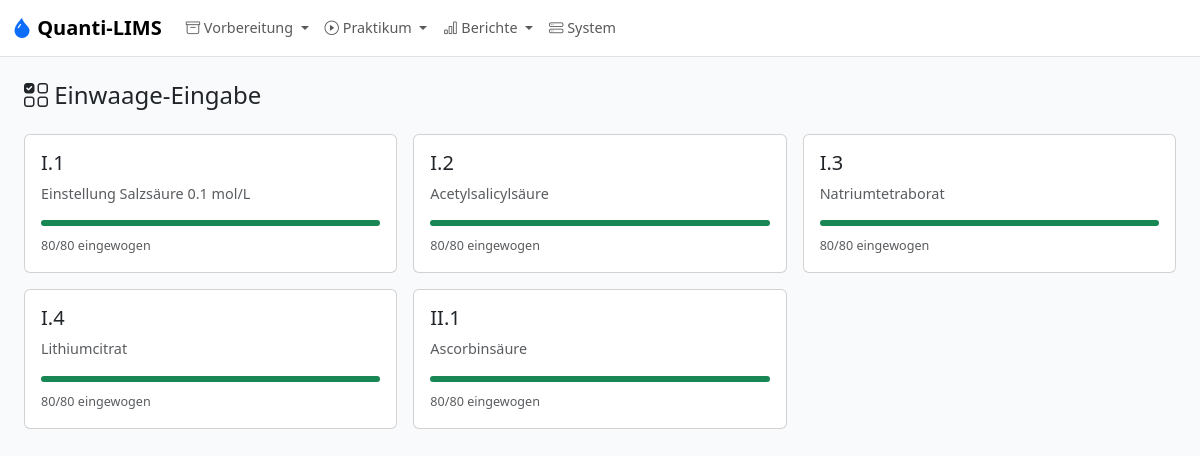
/ta/weighing, run on an earlier commit of the app's database.
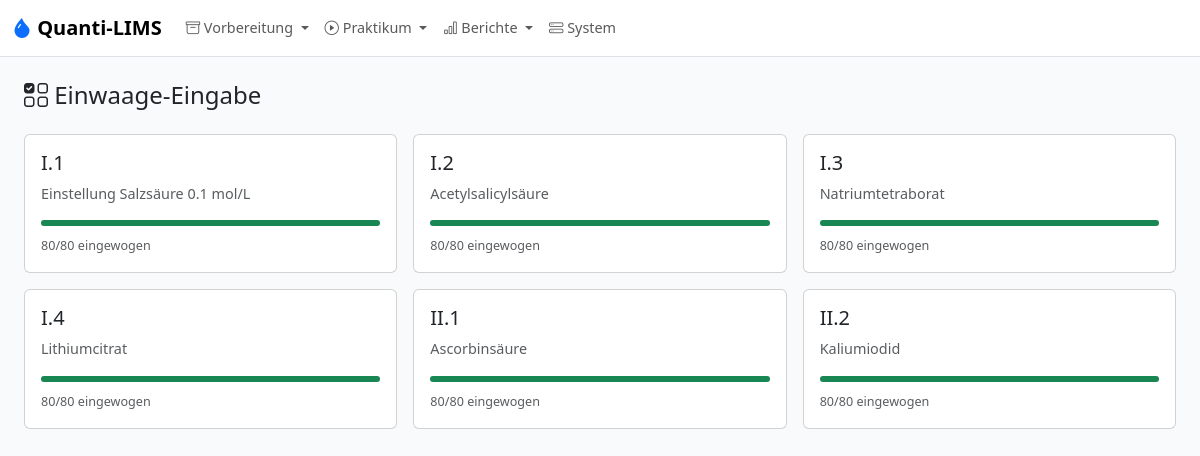
And on a later commit of the database.
### models.py (models this page shows, shortened)
class SampleBatch(db.Model):
    __tablename__ = "sample_batch"
    id = db.Column(db.Integer, primary_key=True)
    semester_id = db.Column(db.Integer, db.ForeignKey("semester.id"), nullable=False)
    analysis_id = db.Column(db.Integer, db.ForeignKey("analysis.id"), nullable=False)
    substance_lot_id = db.Column(db.Integer, db.ForeignKey("substance_lot.id"))
    blend_description = db.Column(db.String(500))
    gehalt_min_pct = db.Column(db.Float)
    n_extra_determinations = db.Column(db.Integer, nullable=False, default=1)
    mortar_loss_factor = db.Column(db.Float, nullable=False, default=1.1)
    target_m_s_min_g = db.Column(db.Float)
    target_m_ges_g = db.Column(db.Float)
    target_v_min_ml = db.Column(db.Float)
    target_v_max_ml = db.Column(db.Float)
    dilution_factor = db.Column(db.Float)
    dilution_solvent = db.Column(db.String(120))
    dilution_notes = db.Column(db.Text)
    titer = db.Column(db.Float, nullable=False, default=1.000)
    titer_source = db.Column(db.String(40), nullable=False, default="manual")
    titer_source_date = db.Column(db.String(20))
    titer_source_operator = db.Column(db.String(100))
    total_samples_prepared = db.Column(db.Integer, nullable=False)
    preparation_date = db.Column(db.String(20))
    prepared_by = db.Column(db.String(100))
    notes = db.Column(db.Text)
    position = db.Column(db.Integer, nullable=False, default=0)
    semester = db.relationship("Semester", back_populates="batches")
    analysis = db.relationship("Analysis", back_populates="batches")
    substance_lot = db.relationship("SubstanceLot", back_populates="batches")
    samples = db.relationship("Sample", back_populates="batch", order_by="Sample.running_number")
    __table_args__ = (db.UniqueConstraint("semester_id", "analysis_id"),)

class Analysis(db.Model):
    __tablename__ = "analysis"
    id = db.Column(db.Integer, primary_key=True)
    block_id = db.Column(db.Integer, db.ForeignKey("block.id"), nullable=False)
    code = db.Column(db.String(10), unique=True, nullable=False)
    ordinal = db.Column(db.Integer, nullable=False)
    name = db.Column(db.String(200), nullable=False)
    substance_id = db.Column(db.Integer, db.ForeignKey("substance.id"), nullable=False)
    k_determinations = db.Column(db.Integer, nullable=False, default=3)
    result_unit = db.Column(db.String(20), nullable=False, default="%")
    result_label = db.Column(db.String(50), nullable=False, default="Gehalt")
    calculation_mode = db.Column(db.String(50), nullable=False, default=MODE_ASSAY_MASS_BASED)
    e_ab_g = db.Column(db.Float)
    g_ab_min_pct = db.Column(db.Float)
    g_ab_max_pct = db.Column(db.Float)
    source_reference = db.Column(db.String(255))
    tolerance_override_min_pct = db.Column(db.Float)
    tolerance_override_max_pct = db.Column(db.Float)
    notes = db.Column(db.Text)
    block = db.relationship("Block", back_populates="analyses")
    substance = db.relationship("Substance", back_populates="analyses")
    method = db.relationship("Method", back_populates="analysis", uselist=False)
    batches = db.relationship("SampleBatch", back_populates="analysis")

### app.py (the view)
    @app.route("/ta/weighing")
    def ta_weighing():
        sem = active_semester()
        batches = SampleBatch.query.filter_by(semester_id=sem.id).all() if sem else []
        return render_template("ta/weighing_select.html", batches=batches, semester=sem)

### calculation_modes.py (called while the page is built)
def resolve_mode(mode: str | None) -> str:
    if mode in {MODE_ASSAY_MASS_BASED, MODE_TITRANT_STANDARDIZATION}:
        return mode
    return MODE_ASSAY_MASS_BASED

### models.py (called while the page is built)
    @property
    def is_weighed(self) -> bool:
        mode = resolve_mode(self.batch.analysis.calculation_mode if self.batch and self.batch.analysis else None)
        if mode == MODE_TITRANT_STANDARDIZATION:
            return self.m_ges_actual_g is not None
        return self.m_s_actual_g is not None and self.m_ges_actual_g is not None

### templates/ta/weighing_select.html (shortened to what this page needs)
{% extends "base.html" %}
{% block content %}
<h4 class="mb-4"><i class="bi bi-ui-checks-grid"></i> Einwaage-Eingabe</h4>
{% if not batches %}
<div class="alert alert-info">Keine Probenansätze im aktiven Semester vorhanden.</div>
{% else %}
<div class="row g-3">
{% for b in batches %}
{% set weighed = b.samples | selectattr('is_weighed') | list | length %}
{% set pct = (weighed / b.samples|length * 100)|round(0)|int if b.samples|length > 0 else 0 %}
<div class="col-md-4">
  <a href="{{ url_for('ta_weighing_batch', batch_id=b.id) }}" class="card text-decoration-none h-100 hover-card">
    <div class="card-body">
      <h5 class="card-title">{{ b.analysis.code }}</h5>
      <p class="card-text text-body-secondary">{{ b.analysis.name }}</p>
      <div class="progress mb-2" style="height: 6px">
        <div class="progress-bar {% if pct == 100 %}bg-success{% else %}bg-primary{% endif %}" style="width:{{ pct }}%"></div>
      </div>
      <small class="text-body-secondary">{{ weighed }}/{{ b.samples|length }} eingewogen</small>
    </div>
  </a>
</div>
{% endfor %}
</div>
{% endif %}
{% endblock %}

What changed in the data, as far as the page shows it:
added SampleBatch: analysis.code "II.2", analysis.name "Kaliumiodid", {{ pct }} 100 (drawn), total_samples_prepared "80", samples|length "80"
